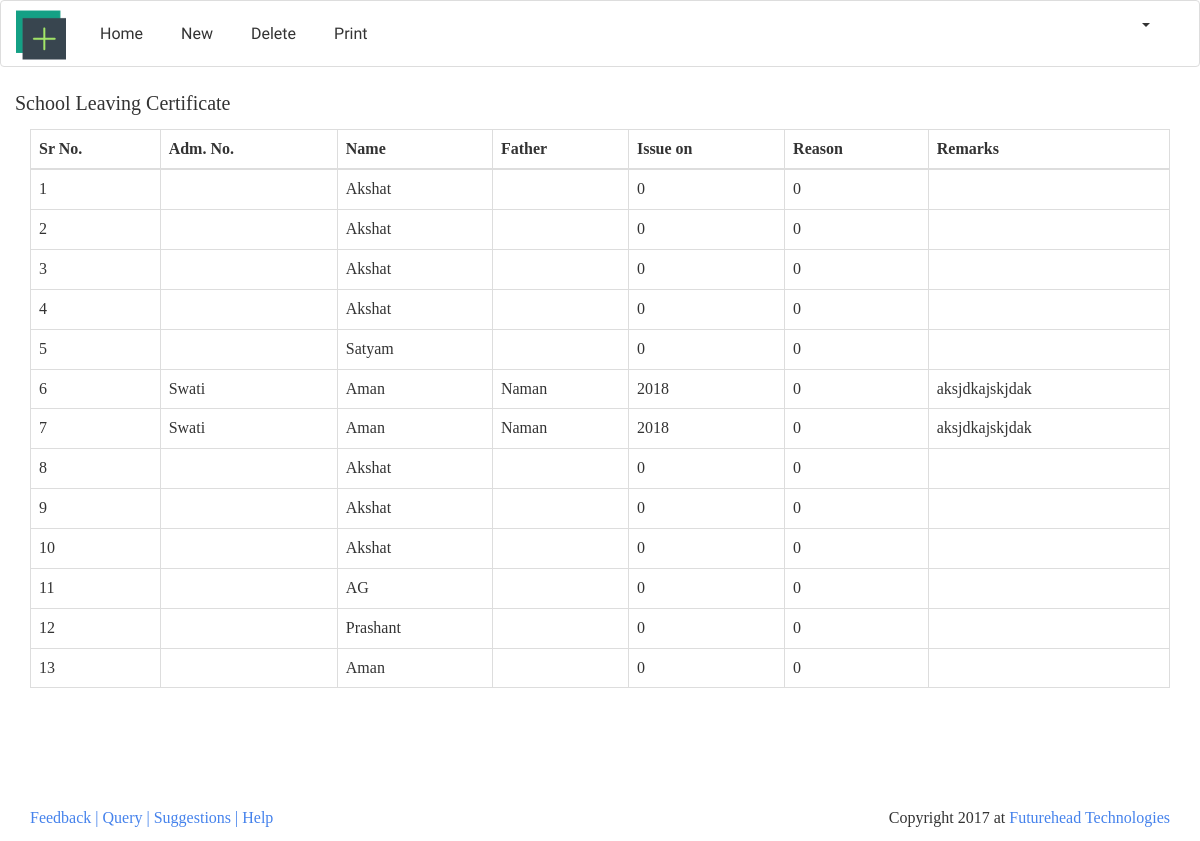
Page /index.php/certificates/dashboard on the committed database.
### tables this page shows
CREATE TABLE `student_leaving_certificate` (
  `slc_id` int(11) NOT NULL,
  `name` varchar(25) NOT NULL,
  `f_name` varchar(25) NOT NULL,
  `m_name` varchar(25) NOT NULL,
  `class` int(3) NOT NULL,
  `school_name` varchar(50) NOT NULL,
  `end_date` date NOT NULL,
  `start_date` date NOT NULL,
  `dob` date NOT NULL,
  `dob_words` text NOT NULL,
  `class_present` int(3) NOT NULL,
  `year` int(4) NOT NULL,
  `start_class` int(11) DEFAULT NULL,
  `caste_name` varchar(20) NOT NULL
);

### application/controllers/certificates.php (called while the page is built, shortened)
<?php
class Certificates extends MY_Controller
{
    public function dashboard()
    {
        $this->load->model('get_model','gm');
        $table = $this->gm->show_table('student_leaving_certificate');
        $this->load->view('private/certificates/school_leaving/slc_header', ['username' => $this->get_admin()]);
        $this->load->view('private/certificates/school_leaving/dashboard',['dash'=>$table]);
        $this->load->view('private/certificates/school_leaving/footer');
    }
}

### index.php (called while the page is built, shortened)
<?php
require_once BASEPATH.'core/CodeIgniter.php';

### application/models/get_model.php (called while the page is built, shortened)
<?php
class Get_model extends MY_Model
{
    public function show_table($table_name){
        $query = $this->db->get($table_name);
        $res = $query->result();
        return $res;
    }
}

### application/views/private/certificates/school_leaving/dashboard.php (the view, shortened to what this page needs)
<div class="container">
    <div class="row">
        <p class="" style="font-size: 20px;">School Leaving Certificate</p>
        <div class="col-lg-12">
            <table class="table table-hover table-bordered">
                <thead>
                <tr class="">
                    <th>Sr No.</th>
                    <th>Adm. No.</th>
                    <th>Name</th>
                    <th>Father</th>
                    <th>Issue on</th>
                    <th>Reason</th>
                    <th>Remarks</th>
                </tr>
                </thead>
                <tbody>
                <?php if (count($dash)): ?>
                    <?php foreach ($dash as $details): ?>
                        <tr class="">
                            <td><?php echo $details->slc_id?></td>
                            <td><?php echo $details->m_name ?></td>
                            <td><?php echo $details->name?></td>
                            <td><?php echo $details->f_name?></td>
                            <td><?php echo $details->year ?></td>
                            <td><?php echo $details->start_class ?></td>
                            <td><?php echo $details->dob_words ?></td>
                        </tr>
                    <?php endforeach; ?>
                <?php else: ?>
                    <tr>
                        <td>No Records Found</td>
                    </tr>
                <?php endif; ?>
                </tbody>
            </table>
        </div>
    </div>
</div>

### application/views/private/certificates/school_leaving/slc_header.php (shortened to what this page needs)
<html>
<head>
    <link href="<?= base_url() ?>public/assets/css/redable.css" rel="stylesheet"/>
    <link href="<?= base_url() ?>public/assets/css/font-awesome.min.css" rel="stylesheet">
    <link href='<?= base_url() ?>public/assets/css/google_fonts.css' rel='stylesheet' type='text/css'>
</head>
<body>
<nav class="navbar navbar-inverse">
    <div class="container-fluid">
        <div class="navbar-header">
            <a class="navbar-brand" href="<?= site_url('dashboard/') ?>"><img
                    src="<?= base_url() ?>public/assets/img/dash.png" style="margin-top: -4px;" height="50" width="50"></a>
        </div>
        <div class="collapse navbar-collapse" id="bs-example-navbar-collapse-1">
            <ul class="nav navbar-nav">
                <li><a href="<?= site_url('certificates'); ?>">Home</a></li>
                <li><a href="<?= site_url('certificates/slc_new'); ?>">New</a></li>
                <li><a href="<?= site_url('certificates/delete_sl'); ?>">Delete</a></li>
                <li><a href="<?= site_url('certificates/print_list'); ?>">Print</a></li>
            </ul>
            <ul class="nav navbar-nav navbar-right">
                <li class="dropdown">
                    <a href="#" class="dropdown-toggle" data-toggle="dropdown" role="button" aria-expanded="false">
                        <span class="caret"></span></a>
                </li>
            </ul>
        </div>
    </div>
</nav>

### application/views/private/certificates/school_leaving/footer.php (shortened to what this page needs)
<footer class="footer" style="margin-top: 97px;">
    <div class="container">
        <a href="<?= site_url('home/feedback')?>">Feedback |</a>
        <a href="<?= site_url('home/query')?>">Query | </a>
        <a href="<?= site_url('home/suggestions')?>">Suggestions |</a>
        <a href="<?= site_url('home/help')?>">Help </a>
        <p class="pull-right">Copyright 2017 at <a href="http://www.futureheadtech.com">Futurehead Technologies</a></p>
    </div>
</footer>
</body>
</html>

### rows in the picture
student_leaving_certificate: slc_id "1", name "Akshat", year "0", start_class "0"
student_leaving_certificate: slc_id "2", name "Akshat", year "0", start_class "0"
student_leaving_certificate: slc_id "3", name "Akshat", year "0", start_class "0"
student_leaving_certificate: slc_id "4", name "Akshat", year "0", start_class "0"
student_leaving_certificate: slc_id "5", name "Satyam", year "0", start_class "0"
student_leaving_certificate: slc_id "6", m_name "Swati", name "Aman", f_name "Naman", year "2018", start_class "0", dob_words "aksjdkajskjdak"
student_leaving_certificate: slc_id "7", m_name "Swati", name "Aman", f_name "Naman", year "2018", start_class "0", dob_words "aksjdkajskjdak"
student_leaving_certificate: slc_id "8", name "Akshat", year "0", start_class "0"
student_leaving_certificate: slc_id "9", name "Akshat", year "0", start_class "0"
student_leaving_certificate: slc_id "10", name "Akshat", year "0", start_class "0"
student_leaving_certificate: slc_id "11", name "AG", year "0", start_class "0"
student_leaving_certificate: slc_id "12", name "Prashant", year "0", start_class "0"
student_leaving_certificate: slc_id "13", name "Aman", year "0", start_class "0"
